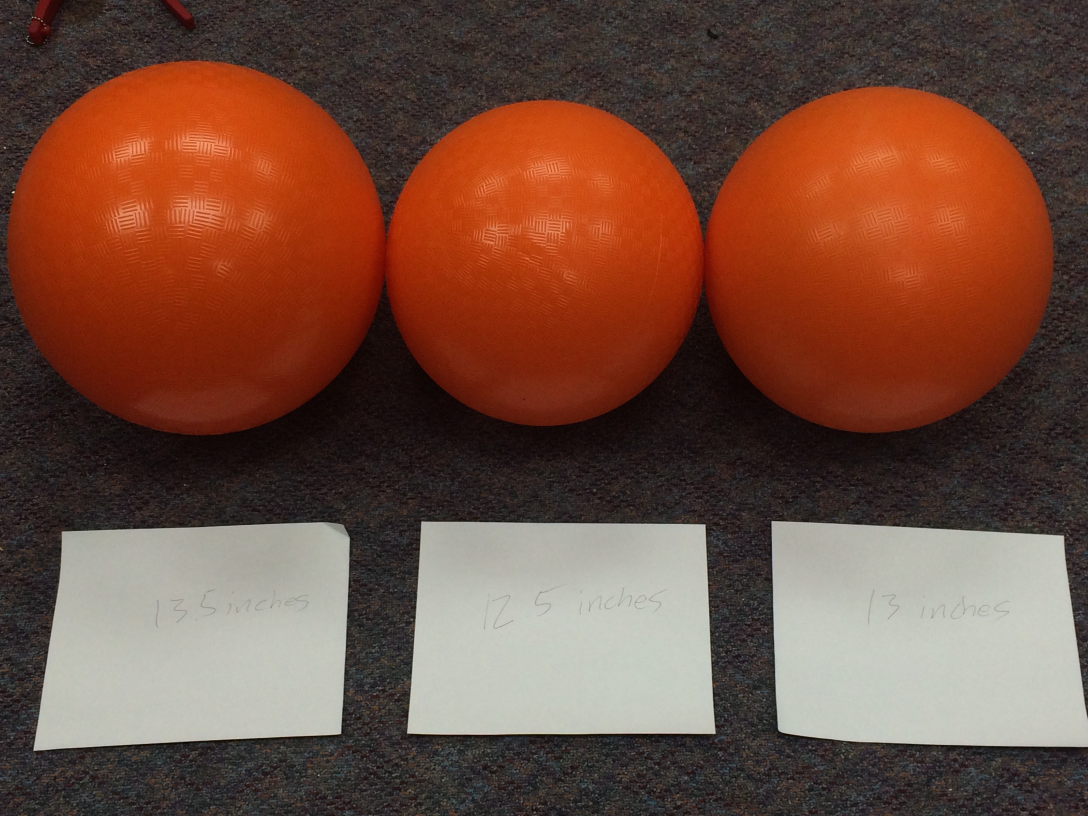
#> input picture visionSystem/cargoDetector/images/positives/767ffb624d0b0b96de523f8fc93da6f37fd9e071.jpeg, 3264 x 2448 px, given in place of stream.mjpg, which was not available (shown at 1/3 size)
$ python local_vision.py   (older library calls are emulated)
#> lines starting #> are read from the running program, lines starting #| are printed output that depends on the picture; after the words box and inside, x2 and y2 are one past the last pixel; in counts of white or black regions, pixels touching at a corner belong together; pictures that were not available may be replaced by others from this repository, and a replacement may not be noted
#> in simple_image, frame is the input picture: shape (2448, 3264, 3); mean B, G, R 62, 77, 114.6
import cv2
import numpy as np
import urllib.request as urllib
import sys

def test(url):
    response = urllib.urlopen(url)
    image = np.asarray(bytearray(response.read()), dtype=np.uint8)
    image = cv2.imdecode(image, cv2.IMREAD_COLOR)
    cv2.imshow("image", image)
    if(cv2.waitKey(25) & 0xFF == ord('q')):
        exit(0)

def url_to_image_mjpeg(url):
    url = 'http://frcvision.local:1181/stream.mjpg'
    stream = urllib.urlopen(url)
    byte = bytes()
    while True:
        byte += stream.read(1024)
        a = byte.find(b'\xff\xd8')
        b = byte.find(b'\xff\xd9')

        if a != -1 and b != -1:
            jpg = byte[a:b+2]
            byte = byte[b+2:]
            image = cv2.imdecode(np.fromstring(jpg,
                dtype=np.uint8), cv2.IMREAD_COLOR)
            cv2.imshow("decoded image", image)
            if cv2.waitKey(25) & 0xFF == ord('q'):
                break

    cv2.destroyAllWindows()

def resize(image):
    # reducir a la mitad del tamaño
    SCALE_VAL = 0.5
    #height, width, depth = image.shape
    new_x, new_y = image.shape[1] * SCALE_VAL, image.shape[0] * SCALE_VAL
#> new_x = 1632; new_y = 1224
    return cv2.resize(image,(int(new_x), int(new_y)))

def blur(image):
    # suavizando/ opacando la imagen
    kernel = (30, 30)
    return cv2.blur(image,kernel);
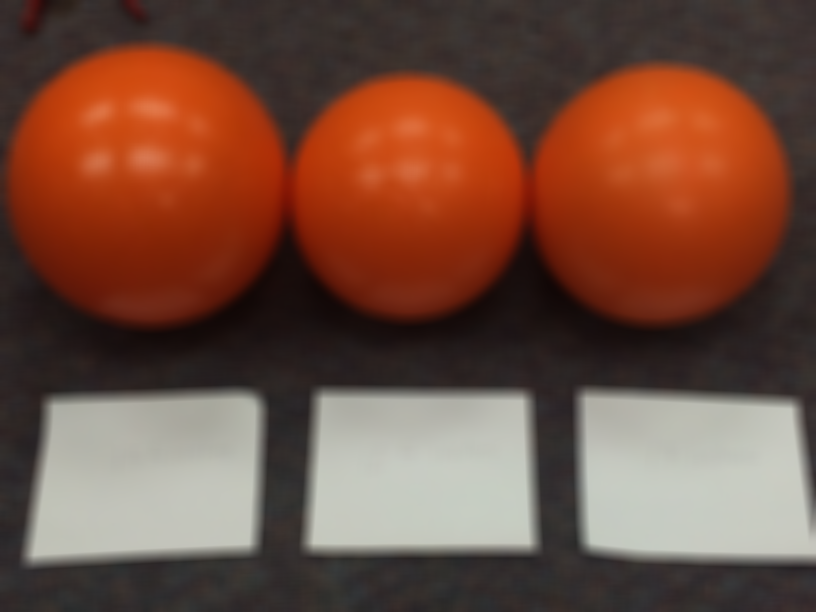
#> returned value: shape (1224, 1632, 3) (shown at 1/2 size); mean of channels 0, 1, 2 62.1, 77.2, 114.8; drawn as B, G, R

def threshold_HSV(image):
    # aplicamos un filtro basado en hue, saturation, value
    lower_orange = (0.0, 64.20863, 201.798561)
    upper_orange = (174.114124, 255, 255)

    hsv = cv2.cvtColor(image, cv2.COLOR_BGR2HSV)
#> hsv: shape (1224, 1632, 3); mean H, S, V 21.3, 103.8, 115.2
    thresh = cv2.inRange(hsv, lower_orange, upper_orange)
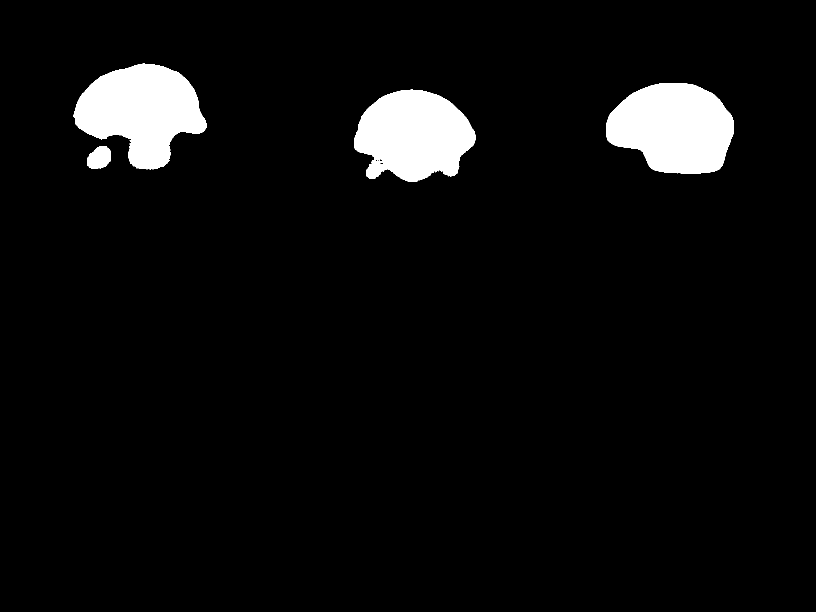
#> thresh: shape (1224, 1632) (shown at 1/2 size); 5.2% white; 5 white regions (1 under 20 px), largest, box (x1, y1, x2, y2) and area: (147, 127, 413, 339) 35297, (1213, 166, 1468, 348) 35134, (708, 179, 951, 364) 32684, (174, 292, 222, 337) 1665

    kernel = np.ones((10,10 ), np.uint8)
    # aplicar una agrupacion por kernel, se rechazan los
    # menores al krnel
    return cv2.morphologyEx(thresh, cv2.MORPH_OPEN, kernel)
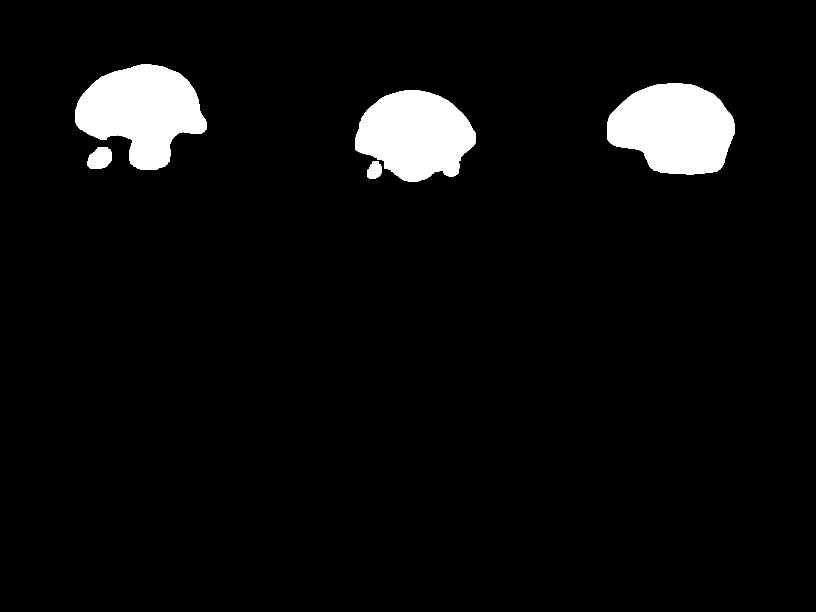
#> returned value: shape (1224, 1632) (shown at 1/2 size); 5.2% white; 5 white regions

def findContours(image):
    try:
        img, contours, hier = cv2.findContours(image, cv2.RETR_TREE, cv2.CHAIN_APPROX_SIMPLE)
#> contours = 5 contours; box (x1, y1, x2, y2) and area: (150, 129, 414, 339) 34848, (1214, 167, 1469, 349) 34804, (710, 181, 952, 364) 31334, (175, 294, 223, 338) 1583, (734, 323, 764, 358) 756
        cont = contours[0]
#> cont = contour of 37 points, box (x1, y1, x2, y2) (734, 323, 764, 358), area 756
        M = cv2.moments(cont)
#> M = moments, m00 756.5, centre m10/m00, m01/m00 = (748.7, 340.9)
        #print(M)
        if M:
            print("====> [OBJETO DETECTADO]")

        cv2.drawContours(image,contours, -1, (0, 0, 255), 3)
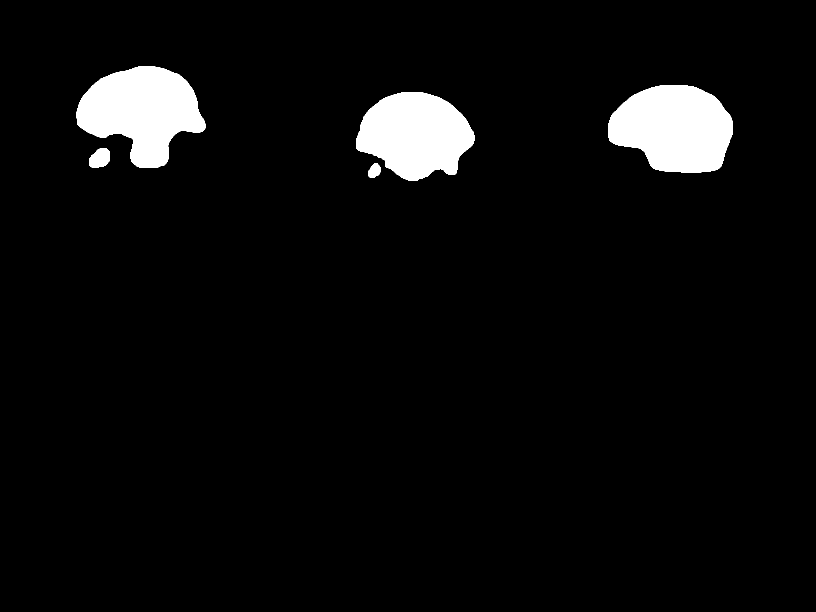
#> image: shape (1224, 1632) (shown at 1/2 size); 4.9% white; 5 white regions, box (x1, y1, x2, y2) and area: (1217, 170, 1466, 346) 33189, (153, 132, 411, 336) 33050, (713, 184, 949, 361) 29784, (178, 297, 220, 335) 1260, (737, 326, 761, 355) 525
    except Exception as e:
        print(str("[NINGÚN OBJETO DETECTADO]"))
    #return image

def blobs(image):
    #detectando circulos para saber que existe un cargo al frente,
    # de igual manera saber donde se encuentra
    params = cv2.SimpleBlobDetector_Params()
    params.minThreshold = 0;
    params.maxThreshold = 250;

    params.filterByArea = True
    params.minArea = 300

    params.filterByCircularity = True
    params.minCircularity = 0.5
    params.maxCircularity = 1.0

    params.filterByConvexity = True
    params.minConvexity = 0.5

    params.filterByInertia = True
    params.minInertiaRatio = 0.5

    # creando un detector con los paramentros
    detector = cv2.SimpleBlobDetector_create(params)

    #detectando los blobs en la imagen
    # debemos hacerle un reverse a la matriz de la imagen
    reverse_image = 255-image
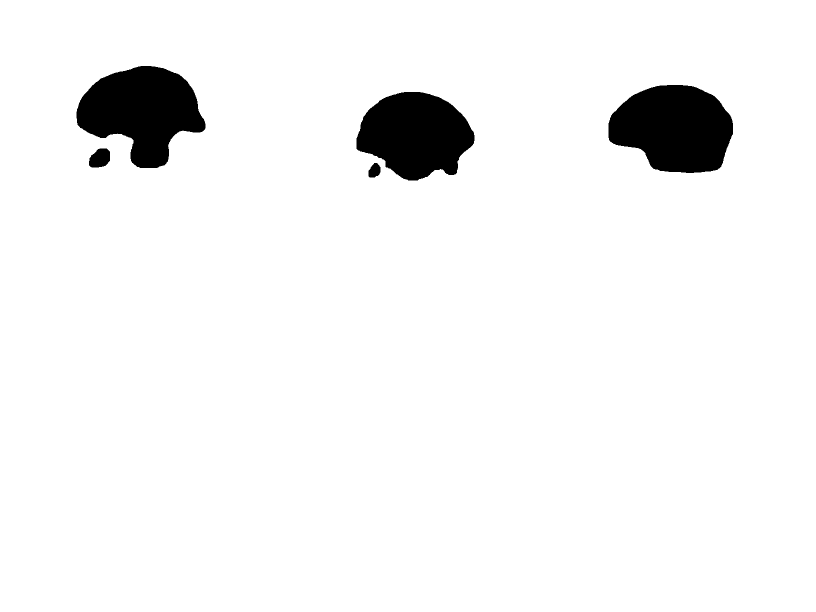
#> reverse_image: shape (1224, 1632) (shown at 1/2 size); 95.1% white; 5 black regions, box (x1, y1, x2, y2) and area: (1217, 170, 1466, 346) 33189, (153, 132, 411, 336) 33050, (713, 184, 949, 361) 29784, (178, 297, 220, 335) 1260, (737, 326, 761, 355) 525
    keypoints = detector.detect(reverse_image)
#> keypoints = ()

    x, y = reverse_image.shape
#> x = 1224; y = 1632
    # creando una imagen completamente oscura
    image = np.zeros((x, y, 3), np.uint8)
    image[:] = (0, 0, 0)

    #dibujando los blobs
    return cv2.drawKeypoints(image, keypoints, np.array([]),
            (0,0,255), cv2.DRAW_MATCHES_FLAGS_DRAW_RICH_KEYPOINTS)
#> returned value: shape (1224, 1632, 3); every value is 0

def simple_image(url):
    # capturando la imagen que viene del servidor de la camara
    cap = cv2.VideoCapture(url)

    # capturando cada cuadro
    while True:
        ret, frame = cap.read()

        # detectando los cargos color naranja
        # que se pasen por enfrente del robot
        resized_img = resize(frame)
        blur_img = blur(resized_img)

        t_hsv = threshold_HSV(blur_img)
        # TODO: Probar con un findContours
        findContours(t_hsv)
        blobs_img = blobs(t_hsv)
        cv2.imshow('FRANKIE CAMERA', frame)
        cv2.imshow('BLUR IMAGE', blur_img)
        cv2.imshow('HSV ORANGE FILTER', t_hsv)
        #cv2.imshow('CONTOURS FILTER', contours)
        cv2.imshow('CARGO DETECTOR ALGORITHM', blobs_img)
        # si presionamos esc
        if cv2.waitKey(1) == 27:
#> (key q is pressed here)
            break
    cv2.destroyAllWindows()


if __name__ == "__main__":
    url = 'http://frcvision.local:1181/stream.mjpg'
    #url_to_image(url)
    #test(url)
    #url_to_image_mjpeg(url)
    simple_image(url)

$ run again, on visionSystem/cargoDetector/images/positives/IMG_20190106_210317964.jpg
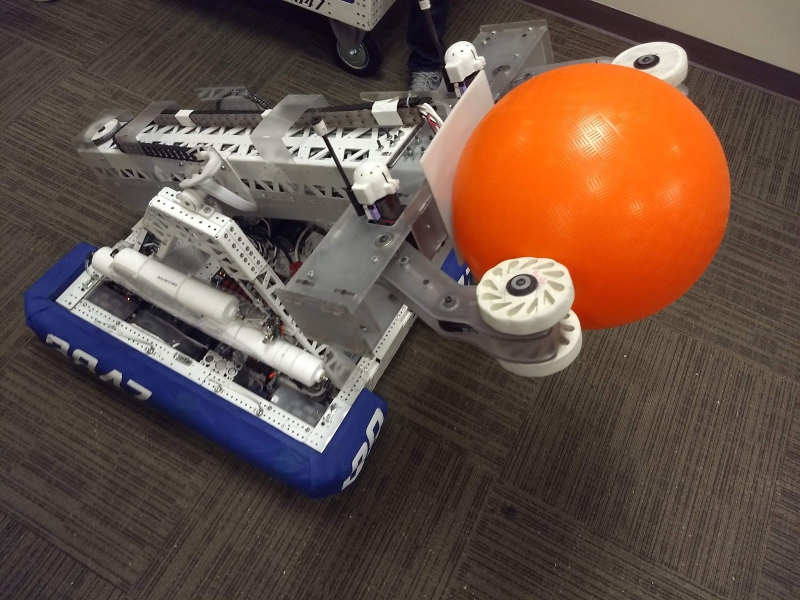
#> input picture visionSystem/cargoDetector/images/positives/IMG_20190106_210317964.jpg, 1600 x 1200 px, given in place of stream.mjpg, which was not available (shown at 1/2 size)
#> in simple_image, frame is the input picture: shape (1200, 1600, 3); mean B, G, R 68.5, 79.7, 102.1
#> hsv: shape (600, 800, 3); mean H, S, V 30.7, 73.5, 104.6
#> in threshold_HSV, `thresh = cv2.inRange(hsv, lower_orange, upper_orange)`:
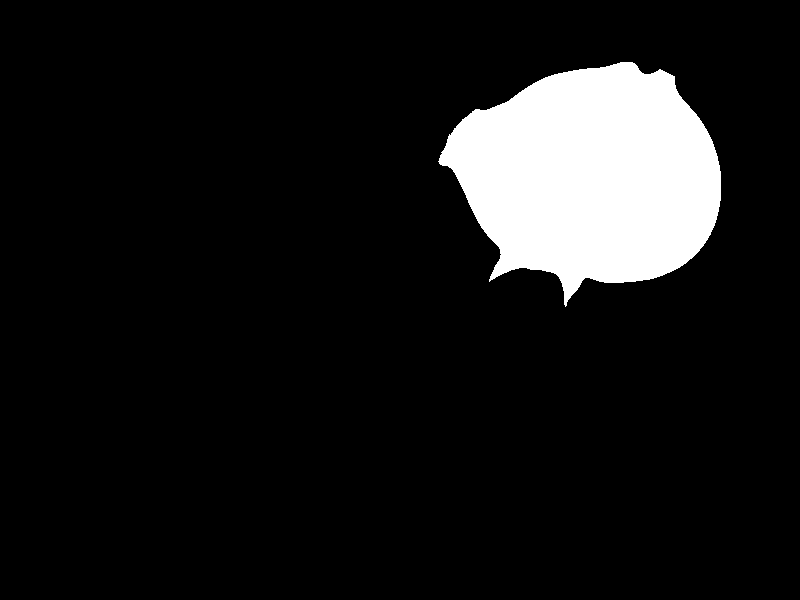
#> thresh: shape (600, 800); 9.7% white; 1 white region, box (x1, y1, x2, y2) and area: (438, 62, 721, 307) 46701
#> contours = 1 contour; box (x1, y1, x2, y2) and area: (441, 63, 722, 295) 46139
#> cont = contour of 384 points, box (x1, y1, x2, y2) (441, 63, 722, 295), area 46139
#> M = moments, m00 46139, centre m10/m00, m01/m00 = (591.5, 176.7)
#> in findContours, `cv2.drawContours(image,contours, -1, (0, 0, 255), 3)`:
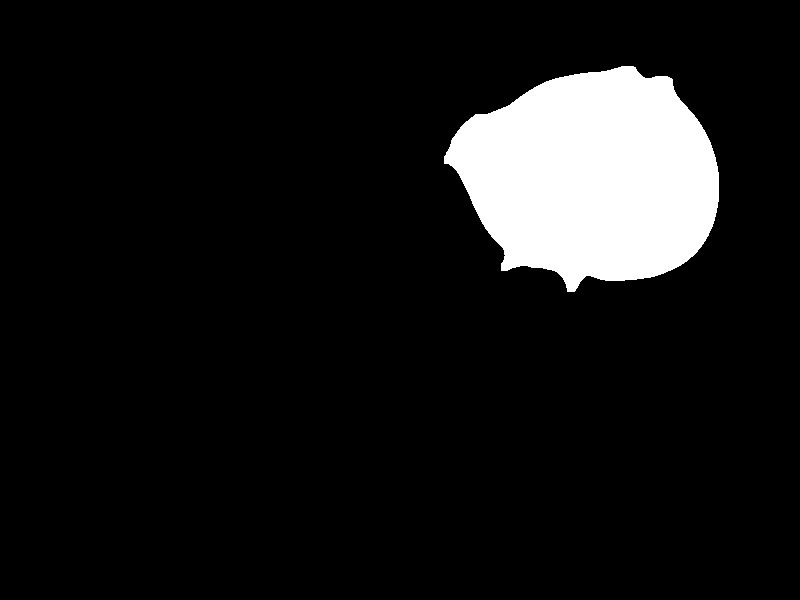
#> image: shape (600, 800); 9.2% white; 1 white region, box (x1, y1, x2, y2) and area: (444, 66, 719, 292) 44249
#> keypoints = ()

$ run again, on visionSystem/cargoDetector/images/positives/maxresdefault.jpg
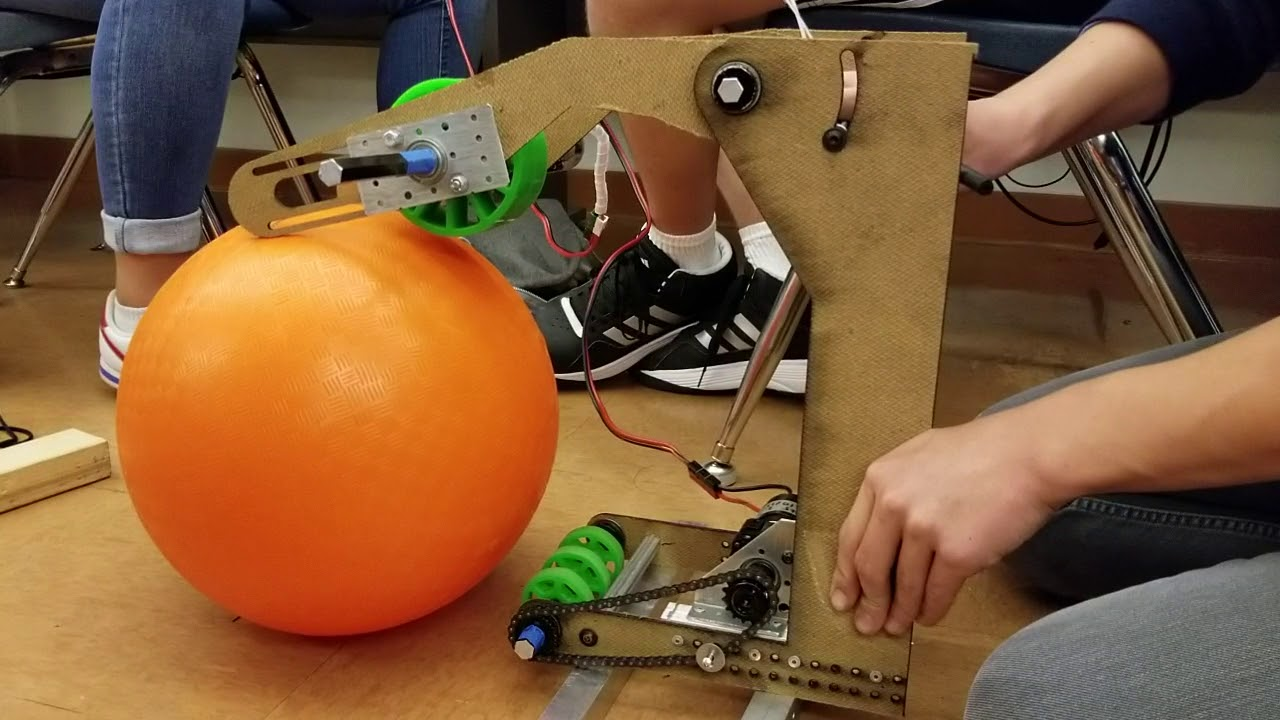
#> input picture visionSystem/cargoDetector/images/positives/maxresdefault.jpg, 1280 x 720 px, given in place of stream.mjpg, which was not available
#> in simple_image, frame is the input picture: shape (720, 1280, 3); mean B, G, R 55.9, 90.7, 128.1
#> hsv: shape (360, 640, 3); mean H, S, V 26.7, 132.6, 129.9
#> in threshold_HSV, `thresh = cv2.inRange(hsv, lower_orange, upper_orange)`:
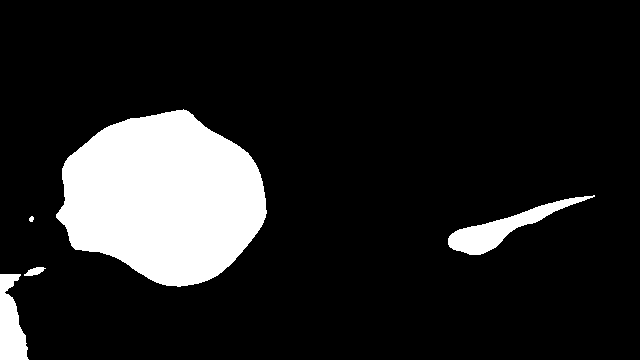
#> thresh: shape (360, 640); 13.5% white; 5 white regions, box (x1, y1, x2, y2) and area: (56, 109, 267, 287) 26915, (448, 195, 595, 255) 2350, (0, 274, 29, 360) 1674, (24, 267, 46, 276) 117, (29, 216, 34, 222) 23
#> contours = 3 contours; box (x1, y1, x2, y2) and area: (60, 111, 267, 287) 26617, (450, 207, 549, 256) 1905, (0, 275, 28, 360) 1576
#> cont = contour of 41 points, box (x1, y1, x2, y2) (0, 275, 28, 360), area 1576
#> M = moments, m00 1576.5, centre m10/m00, m01/m00 = (10.41, 324.3)
#> in findContours, `cv2.drawContours(image,contours, -1, (0, 0, 255), 3)`:
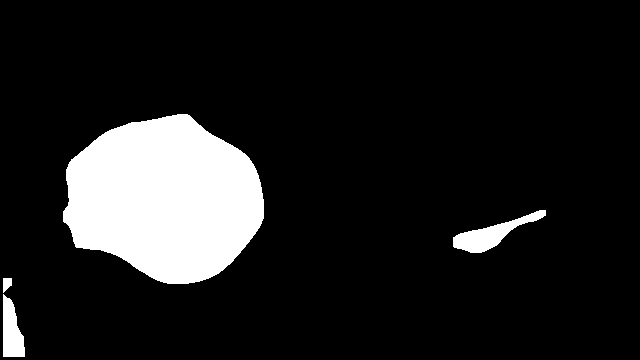
#> image: shape (360, 640); 12% white; 4 white regions, box (x1, y1, x2, y2) and area: (63, 114, 264, 284) 25282, (453, 210, 546, 253) 1384, (3, 294, 25, 357) 969, (3, 278, 12, 293) 100
#> keypoints = ()
